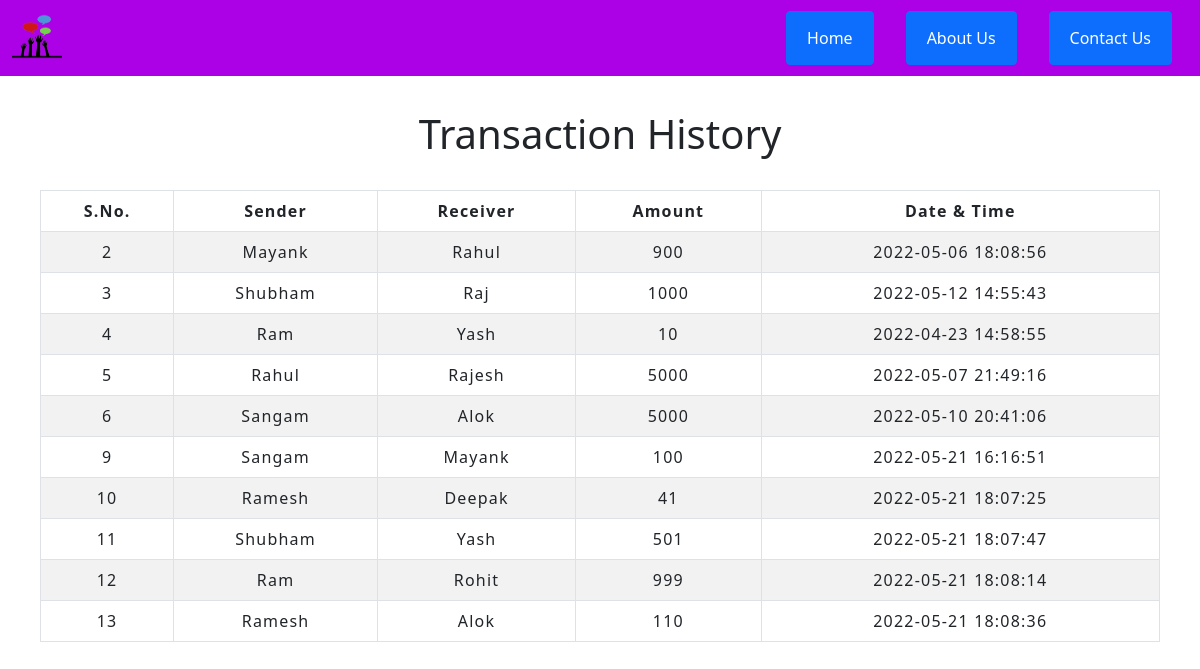
The page /transactionhistory.php on the database its author committed.
### tables this page shows
CREATE TABLE `transaction` (
  `sno` int(3) NOT NULL,
  `sender` text NOT NULL,
  `receiver` text NOT NULL,
  `balance` int(8) NOT NULL,
  `datetime` datetime NOT NULL DEFAULT current_timestamp()
);

### transactionhistory.php (the view)
<?php
  include 'nav.php';
?>
	<div class="container">
        <h2 class="text-center pt-4">Transaction History</h2>
       <br>
       <div class="table-responsive-sm">
    <table class="table table-hover table-striped table-condensed table-bordered">
        <thead>
            <tr>
                <th class="text-center">S.No.</th>
                <th class="text-center">Sender</th>
                <th class="text-center">Receiver</th>
                <th class="text-center">Amount</th>
                <th class="text-center">Date & Time</th>
            </tr>
        </thead>
        <tbody>
        <?php
            include 'config.php';
            $sql ="select * from transaction";
            $query =mysqli_query($conn, $sql);
            while($rows = mysqli_fetch_assoc($query))
            {
        ?>
            <tr>
            <td class="py-2"><?php echo $rows['sno']; ?></td>
            <td class="py-2"><?php echo $rows['sender']; ?></td>
            <td class="py-2"><?php echo $rows['receiver']; ?></td>
            <td class="py-2"><?php echo $rows['balance']; ?> </td>
            <td class="py-2"><?php echo $rows['datetime']; ?> </td>
        <?php
            }
        ?>
        </tbody>
    </table>
    </div>
</div>
</body>
</html>

### nav.php (shortened to what this page needs)
<!DOCTYPE html>
<html lang="en">
<head>
  <link rel="stylesheet" type="text/css" href="bootstrap/css/bootstrap.min.css">
  <link rel="stylesheet" type="text/css" href="css/index.css">
  <link rel="stylesheet" type="text/css" href="css/table.css">
  <link rel="stylesheet" type="text/css" href="css/createuser.css">
</head>
<body>
  <nav class="navbar navbar-expand-lg navbar-dark" style="background-color: #ac00e6;">
    <div class="container-fluid">
      <a class="navbar-brand logo" href="index.php"><img src="img/logo.png" alt="logo" height=50px width=50px></a>
      <div class="collapse navbar-collapse justify-content-end" id="navbarNav">
        <ul class="navbar-nav">
          <li class="nav-item btn btn-primary">
            <a class="nav-link text-white" href="index.php">Home</a>
          </li>
          <li class="nav-item btn btn-primary">
            <a class="nav-link link-text text-white" href="#">About Us</a>
          </li>
          <li class="nav-item btn btn-primary">
            <a class="nav-link link-text text-white" href="contactme.php">Contact Us</a>
          </li>
        </ul>
      </div>
    </div>
  </nav>

### css/index.css (style rules this page uses)
@media (min-width: 992px) { .navbar li { margin-left: 1em; margin-right: 1em; } }
.navbar { margin-bottom: 0 !important; border: 0 !important; }
a { text-decoration: none; }

### css/table.css (style rules this page uses)
* { padding: 10; margin: 0; box-sizing: border-box; }
h2 { font-size: 40px; }
table { letter-spacing: 1.2px; color: red; }
td { text-align: center; }

### css/createuser.css (style rules this page uses)
.container { flex: 0 1 700px; width: 100%; margin: auto; padding: 10px; }

### rows shown on the page
transaction: sno "2", sender "Mayank", receiver "Rahul", balance "900", datetime "2022-05-06 18:08:56"
transaction: sno "3", sender "Shubham", receiver "Raj", balance "1000", datetime "2022-05-12 14:55:43"
transaction: sno "4", sender "Ram", receiver "Yash", balance "10", datetime "2022-04-23 14:58:55"
transaction: sno "5", sender "Rahul", receiver "Rajesh", balance "5000", datetime "2022-05-07 21:49:16"
transaction: sno "6", sender "Sangam", receiver "Alok", balance "5000", datetime "2022-05-10 20:41:06"
transaction: sno "9", sender "Sangam", receiver "Mayank", balance "100", datetime "2022-05-21 16:16:51"
transaction: sno "10", sender "Ramesh", receiver "Deepak", balance "41", datetime "2022-05-21 18:07:25"
transaction: sno "11", sender "Shubham", receiver "Yash", balance "501", datetime "2022-05-21 18:07:47"
transaction: sno "12", sender "Ram", receiver "Rohit", balance "999", datetime "2022-05-21 18:08:14"
transaction: sno "13", sender "Ramesh", receiver "Alok", balance "110", datetime "2022-05-21 18:08:36"
